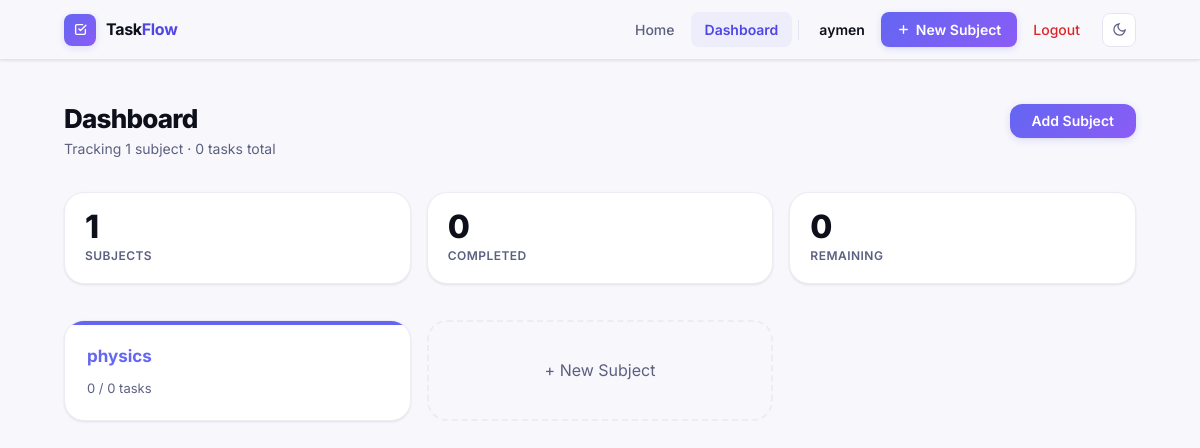
The page /dashboard/ (signed in) on the database its author committed.
### core/models.py (models this page shows, shortened)
class Subject(models.Model):
    user = models.ForeignKey(User, on_delete=models.CASCADE, related_name='subjects')
    name = models.CharField(max_length=80)
    color = models.CharField(max_length=7, default="#6366f1")
    created_at = models.DateTimeField(auto_now_add=True)
    @property
    def task_count(self):
        return self.tasks.count()
    @property
    def done_count(self):
        return self.tasks.filter(done=True).count()

### core/views.py (the view)
# urls.py: path('dashboard/', views.dashboard, name='dashboard'),
@login_required
def dashboard(request):
    user = request.user
    subjects = Subject.objects.filter(user=user).prefetch_related('tasks')
    all_tasks = Task.objects.filter(subject__user=user)
    return render(request, 'dashboard.html', {
        'subjects': subjects,
        'total_tasks': all_tasks.count(),
        'completed_tasks': all_tasks.filter(done=True).count(),
        'remaining_tasks': all_tasks.filter(done=False).count(),
    })

### core/templates/dashboard.html (shortened to what this page needs)
{% extends "base.html" %}
{% block nav_dashboard %}active{% endblock %}
{% block content %}
<div class="container">
  <div class="page-header">
    <div>
      <h1 class="page-title">Dashboard</h1>
      <p class="page-subtitle">
        {% if subjects %}
          Tracking {{ subjects|length }} subject{{ subjects|length|pluralize }} · {{ total_tasks }} tasks total
        {% else %}
          Welcome! Create your first subject.
        {% endif %}
      </p>
    </div>
    <a href="{% url 'create_subject' %}" class="btn btn-primary">
      Add Subject
    </a>
  </div>
  {% if subjects %}
  <div class="stats-row">
    <div class="stat-tile">
      <div class="stat-value">{{ subjects|length }}</div>
      <div class="stat-label">Subjects</div>
    </div>
    <div class="stat-tile">
      <div class="stat-value">{{ completed_tasks }}</div>
      <div class="stat-label">Completed</div>
    </div>
    <div class="stat-tile">
      <div class="stat-value">{{ remaining_tasks }}</div>
      <div class="stat-label">Remaining</div>
    </div>
  </div>
  <div class="subject-grid">
    {% for subject in subjects %}
      <a href="{% url 'subject_detail' subject.id %}" class="subject-card">
        <div class="subject-color-bar"
             style="background: {{ subject.color }};"></div>
        <div class="sc-name"
             style="color: {{ subject.color }};">
          {{ subject.name }}
        </div>
        <div class="sc-meta">
          {{ subject.done_count }} / {{ subject.task_count }} tasks
        </div>
      </a>
    {% endfor %}
    <a href="{% url 'create_subject' %}" class="add-card">
      + New Subject
    </a>
  </div>
  {% else %}
    <p>No subjects yet.</p>
  {% endif %}
</div>
{% endblock %}

### core/templates/base.html (shortened to what this page needs)
<!DOCTYPE html>
<html lang="en">
<head>
</head>
<body>
<nav class="navbar" role="navigation" aria-label="Main navigation">
  <div class="navbar-inner">
    <a href="{% url 'home' %}" class="navbar-brand">
      <div class="brand-mark">
        <svg width="13" height="13" viewBox="0 0 24 24" fill="none" stroke="white" stroke-width="2.5" stroke-linecap="round" stroke-linejoin="round">
          <polyline points="9 11 12 14 22 4"/>
          <path d="M21 12v7a2 2 0 0 1-2 2H5a2 2 0 0 1-2-2V5a2 2 0 0 1 2-2h11"/>
        </svg>
      </div>
      <span class="brand-name">Task<span class="brand-dot">Flow</span></span>
    </a>
   <div class="navbar-nav" id="navMenu">
  <a href="{% url 'home' %}" class="nav-link {% block nav_home %}{% endblock %}">
    Home
  </a>
  {% if user.is_authenticated %}
    <a href="{% url 'dashboard' %}" class="nav-link {% block nav_dashboard %}{% endblock %}">
      Dashboard
    </a>
    <span class="nav-link" style="color:var(--fg); font-weight:600;">
      {{ user.username }}
    </span>
    <a href="{% url 'create_subject' %}" class="btn-nav-cta">
      <svg width="13" height="13" viewBox="0 0 24 24" fill="none" stroke="currentColor" stroke-width="2.5" stroke-linecap="round" stroke-linejoin="round">
        <line x1="12" y1="5" x2="12" y2="19"/>
        <line x1="5" y1="12" x2="19" y2="12"/>
      </svg>
      New Subject
    </a>
    <a href="{% url 'logout' %}" class="nav-link" style="color:var(--red);">
      Logout
    </a>
  {% endif %}
  <button class="theme-btn" id="themeToggle" aria-label="Toggle theme">
    <svg id="iconMoon" width="15" height="15" viewBox="0 0 24 24" fill="none" stroke="currentColor" stroke-width="2">
      <path d="M21 12.79A9 9 0 1 1 11.21 3 7 7 0 0 0 21 12.79z"/>
    </svg>
  </button>
</div>
  </div>
</nav>
<main class="page">
  {% block content %}{% endblock %}
</main>
</body>
</html>

### core/templates/dashboard.html (style rules this page uses)
.stats-row { display: grid; grid-template-columns: repeat(auto-fit, minmax(160px, 1fr)); gap: 1rem; margin-bottom: 2.25rem; }
.stat-tile { padding: 1.125rem 1.25rem; border-radius: var(--r-xl); background: var(--surface); border: 1px solid var(--border-2); box-shadow: var(--sh-sm); display: flex; flex-direction: column; gap: 0.25rem; position: relative; overflow: hidden; transition: box-shadow var(--dur) var(--ease), transform var(--dur) var(--ease); }
.stat-value { font-size: 2rem; font-weight: 800; letter-spacing: -0.04em; line-height: 1; }
.stat-label { font-size: 0.75rem; font-weight: 600; color: var(--fg-muted); text-transform: uppercase; letter-spacing: 0.04em; }
.subject-grid { display: grid; grid-template-columns: repeat(auto-fill, minmax(270px, 1fr)); gap: 1rem; }
.subject-card { position: relative; display: flex; flex-direction: column; padding: 1.375rem; border-radius: var(--r-xl); background: var(--surface); border: 1px solid var(--border-2); box-shadow: var(--sh-sm); transition: box-shadow var(--dur) var(--ease), transform var(--dur) var(--ease); text-decoration: none; color: inherit; overflow: hidden; }
.sc-name { font-size: 1.0625rem; font-weight: 700; color: var(--fg); }
.sc-meta { font-size: 0.8125rem; color: var(--fg-muted); margin-top: 0.5rem; }
.add-card { display: flex; align-items: center; justify-content: center; border: 2px dashed var(--border-2); border-radius: var(--r-xl); padding: 2rem; text-decoration: none; color: var(--fg-muted); }
.subject-color-bar { position: absolute; top: 0; left: 0; width: 100%; height: 4px; }

### rows shown on the page
Subject: name "physics", done_count "0", task_count "0"

### other values the page prints
{{ user.username }} "aymen"
{{ subjects|length }} "1"
{{ total_tasks }} "0"
{{ completed_tasks }} "0"
{{ remaining_tasks }} "0"
